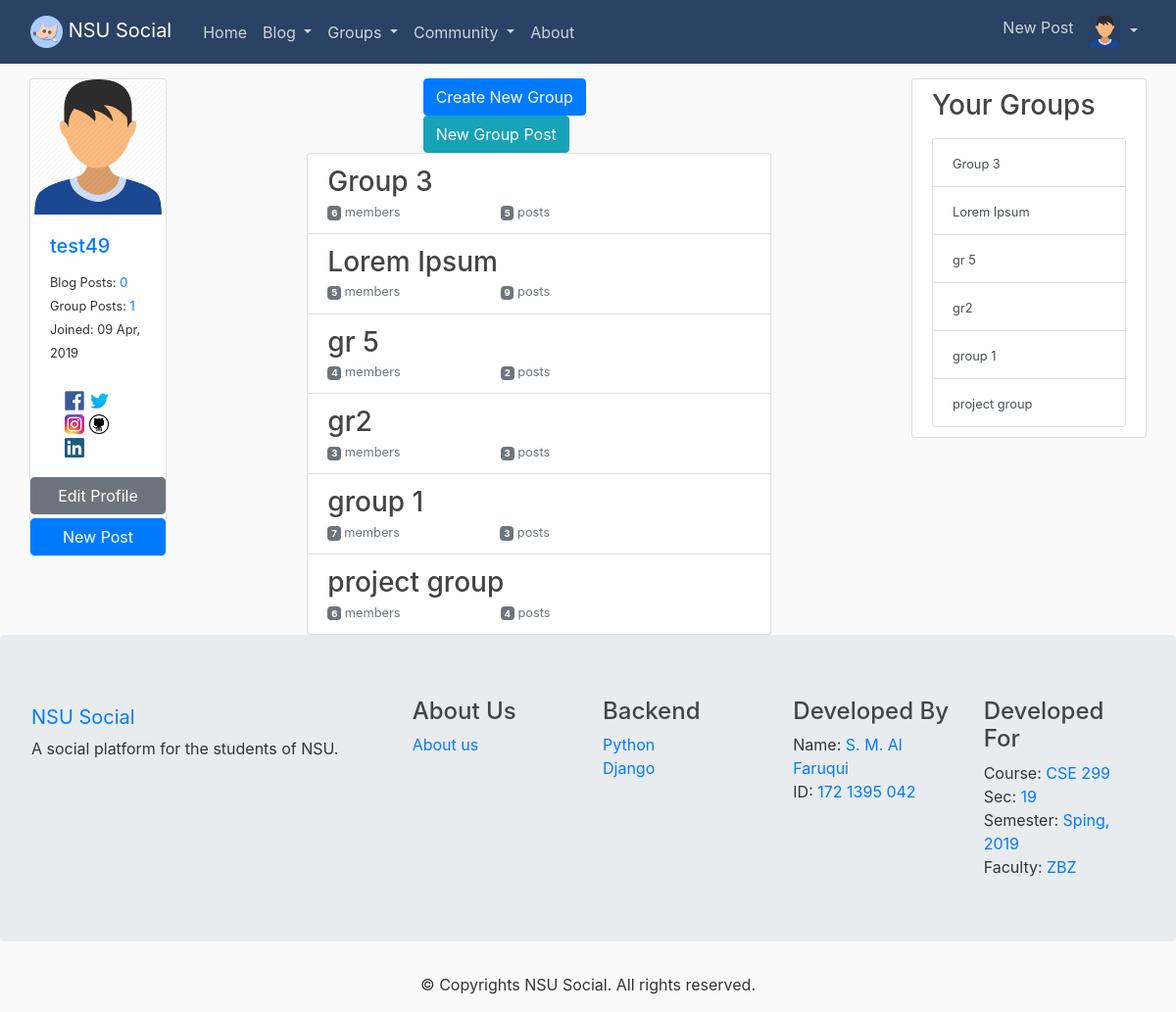
/groups/ (signed in), run on the app's committed database.
### users/models.py (models this page shows, shortened)
class Profile(models.Model):
    user = models.OneToOneField(User, on_delete=models.CASCADE)
    nsu_id = models.IntegerField(null = True)
    image = models.ImageField(default='profile_pics/default.jpg', upload_to='profile_pics')
    status = models.CharField(max_length = 100, default = 'Status')
    bio = models.TextField(default = 'Bio')
    date_registered = models.DateTimeField(default=timezone.now)
    fb_link = models.URLField(default = 'https://www.facebook.com/')
    insta_link = models.URLField(default = 'https://www.instagram.com/')
    git_link = models.URLField(default = 'https://github.com/')
    linkedin_link = models.URLField(default = 'https://bd.linkedin.com/')
    twitter_link = models.URLField(default = 'https://twitter.com/')

### groups/models.py (models this page shows, shortened)
class Group(models.Model):
    name = models.CharField(max_length=255, unique=True)
    slug = models.SlugField(allow_unicode=True, unique=True)
    description = models.TextField(blank=True, default='')
    description_html = models.TextField(editable=False, default='', blank=True)
    members = models.ManyToManyField(User,through="GroupMember")
    class Meta:
        ordering = ["name"]

### groups/views.py (the view)
# urls.py: path('', views.ListGroups.as_view(), name="all"),
class ListGroups(LoginRequiredMixin, generic.ListView):
    model = Group

### groups/templates/groups/group_list.html (shortened to what this page needs)
{% extends "groups/group_base.html" %}
{% block pregroup %}
<div class="container col-md-5">
	{% if user.is_authenticated %}
	<a href="{% url 'groups:create' %}" class="btn btn-primary" role="button"> Create New Group</a>
	<a href="{% url 'posts:create' %}" class="btn btn-info" role="button"> New Group Post</a>
	{% endif %}
</div>
{% endblock %}
{% block group_content %}
<div class="container col-md-10">
<div class="col-md-12">
	<div class="list-group">
		{% for group in object_list %}
		<a href="{% url 'groups:single' slug=group.slug %}"
		class="list-group-item list-group-item-action flex-column align-items-start">
			<h3 class="mb-1">{{ group.name }}</h3>
			<div class="d-flex w-40 justify-content-between">
				<small class="text-muted"><span class="badge badge-secondary">
					{{ group.members.count }}</span> member{{ group.members.count|pluralize }}</small>
				<small class="text-muted"><span class="badge badge-secondary">
					{{ group.posts.count }}</span> post{{ group.posts.count|pluralize }}</small>
			</div>
		</a>
		{% endfor %}
	</div>
</div>
</div>
{% endblock %}
{% block group_side %}
<div class="container">
  <div class="content-section">
    <h3>Your Groups</h3>
    <p class='text-muted'>
      <ul class="list-group">
	{% for group in object_list %}
		{% if user in group.members.all %}
		<a href="{% url 'groups:single' slug=group.slug %}"
		class="list-group-item list-group-item-action flex-column align-items-start">
			<small class="mb-0">{{ group.name }}</small>
		</a>
		{% endif %}
	{% endfor %}
</div>
</div>
{% endblock %}

### blog/templates/blog/base.html (shortened to what this page needs)
{% load static %}
<!DOCTYPE html>
<html>
<head>
    <link rel="stylesheet" href="https://maxcdn.bootstrapcdn.com/bootstrap/4.0.0/css/bootstrap.min.css">
    <link rel="stylesheet" type="text/css" href="{% static 'blog/main.css' %}">
</head>
<body>
<header class="site-header">
  <nav class="navbar navbar-expand-md navbar-dark bg-steel fixed-top">
    <div class="container-fluid">
      <a class="navbar-brand mr-4" href="{% url 'blog-home' %}">
        <img src="{% static 'blog/icon.png' %}" height="33px">  NSU Social</a>
      <div class="collapse navbar-collapse" id="navbarToggle">
        <div class="navbar-nav mr-auto">
          <a class="nav-item nav-link" href="{% url 'blog-home' %}">Home</a>
          {% if user.is_authenticated %}
            <li class="nav-item dropdown">
              <a class="nav-link dropdown-toggle" href="#" id="navbardrop" data-toggle="dropdown">
                Blog
              </a>
            </li>
            <li class="nav-item dropdown">
              <a class="nav-link dropdown-toggle" href="{% url 'groups:all' %}" id="navbardrop" data-toggle="dropdown">
                Groups
              </a>
            </li>
            <li class="nav-item dropdown">
              <a class="nav-link dropdown-toggle" href="#" id="navbardrop" data-toggle="dropdown">
                Community
              </a>
            </li>
          {% endif %}
          <a class="nav-item nav-link" href="{% url 'blog-about' %}">About</a>
        </div>
        <div class="navbar-nav">
          {% if user.is_authenticated %}
            <a class="nav-item nav-link" href="{% url 'profile' %}"></a>
            <a class="nav-item nav-link" href="{% url 'post-create' %}">New Post</a>
            <li class="nav-item dropdown">
              <a class="nav-link dropdown-toggle" href="#" id="navbardrop" data-toggle="dropdown">
                <img src="{{ user.profile.image.url }}" height="33px">
              </a>
            </li>
          {% else %}
            <a class="nav-item nav-link" href="{% url 'login' %}">Login</a>
            <a class="nav-item nav-link" href="{% url 'register' %}">Register</a>
          {% endif %}
        </div>
      </div>
    </div>
  </nav>
</header>
    <main role="main" class="container-fluid">
      <div class="row">
        <div class=" col-md-2">
          <div class="container">
            {% if user.is_authenticated %}
              <div class="card">
                <img class="card-img-top" src="{{ user.profile.image.url }}" alt="Card image cap">
                <div class="card-body">
                  <h5 class="card-title"><a href="{% url 'user-detail' user.profile.id %}">{{ user.username }}</a></h5>
                  <small>Blog Posts: <a href="{% url 'user-posts' user.username %}">{{ user.post.count }}</a></small><br>
                  <small>Group Posts: <a href="{% url 'posts:for_user' username=user.username %}">{{ user.posts.count }}</a></small><br>
                  <small>Joined: {{ user.profile.date_registered|date:"d M, Y"  }}</small><br>
                  <br>
                  <div class="container">
                    <a href="{{ user.profile.fb_link }}">
                      <img src="{% static 'logo/fblogo.png' %}" height="20px"  alt="">
                    </a>
                    <a href="{{ user.profile.twitter_link }}">
                      <img src="{% static 'logo/twitter.jpg' %}" height="20px"  alt="">
                    </a>
                    <a href="{{ user.profile.insta_link }}">
                      <img src="{% static 'logo/insta.png' %}" height="20px"  alt="">
                    </a>
                    <a href="{{ user.profile.git_link }}">
                      <img src="{% static 'logo/git.png' %}" height="20px"  alt="">
                    </a>
                    <a href="{{ user.profile.linkedin_link }}">
                      <img src="{% static 'logo/linkedin.png' %}" height="20px"  alt="">
                    </a>
                  </div>
                </div class="container">
                <a href="{% url 'editprofile' %}" class="btn btn-secondary mb-1">Edit Profile</a>
                <a href="{% url 'post-create' %}" class="btn btn-primary">New Post</a>
              </div>
            {% endif %}
          </div>
        </div>
        <div class="col-md-7">
          <div class="container">
            {% block content %}{% endblock %}
          </div>
        </div>
        <div class="col-md-3">
          {% block side_content %}{% endblock %}
        </div>
      </div>
    </main>
    <footer class="footer">
       <div class="container-flow jumbotron">
         <div class="row">
           <div class="col-md-12 col-lg-4">
             <div class="footer-logo">
               <a class="navbar-brand" href="#">NSU Social</a>
               <p>A social platform for the students of NSU.</p>
             </div>
           </div>
           <div class="col-sm-6 col-md-3 col-lg-2">
             <div class="list-menu">
               <h4>About Us</h4>
               <ul class="list-unstyled">
                 <li><a href="{% url 'blog-about' %}">About us</a></li>
               </ul>
             </div>
           </div>
           <div class="col-sm-6 col-md-3 col-lg-2">
             <div class="list-menu">
               <h4>Backend</h4>
               <ul class="list-unstyled">
                 <li><a href="#">Python</a></li>
                 <li><a href="#">Django</a></li>
               </ul>
             </div>
           </div>
           <div class="col-sm-6 col-md-3 col-lg-2">
             <div class="list-menu">
               <h4>Developed By</h4>
               <ul class="list-unstyled">
                 <li>Name: <a href="{% url 'user-detail' 10 %}">S. M. Al Faruqui</a></li>
                 <li>ID: <a href="#">172 1395 042</a></li>
               </ul>
             </div>
           </div>
           <div class="col-sm-6 col-md-3 col-lg-2">
             <div class="list-menu">
               <h4>Developed For</h4>
               <ul class="list-unstyled">
                 <li>Course: <a href="#">CSE 299</a></li>
                 <li>Sec: <a href="#">19</a></li>
                 <li>Semester: <a href="#">Sping, 2019</a></li>
                 <li>Faculty: <a href="#">ZBZ</a></li>
               </ul>
             </div>
           </div>
         </div>
       </div>
       <div class="copyrights">
         <div class="container text-center">
           <p>&copy; Copyrights NSU Social. All rights reserved.</p>
         </div>
       </div>
     </footer>
</body>
</html>

### blog/static/blog/main.css (style rules this page uses)
body { background: #fafafa; color: #333333; margin-top: 5rem; }
h1, h2, h3, h4, h5, h6 { color: #444444; }
ul { margin: 0; }
.bg-steel { background-color: #2a4263; }
.site-header .navbar-nav .nav-link { color: #cbd5db; }
.content-section { background: #ffffff; padding: 10px 20px; border: 1px solid #dddddd; border-radius: 3px; margin-bottom: 20px; }

### data on the page
Group: name "Group 3", members.count "6", posts.count "5"
Group: name "Lorem Ipsum", members.count "5", posts.count "9"
Group: name "gr 5", members.count "4", posts.count "2"
Group: name "gr2", members.count "3", posts.count "3"
Group: name "group 1", members.count "7", posts.count "3"
Group: name "project group", members.count "6", posts.count "4"

### other printed values
{{ user.username }} "test49"
{{ user.post.count }} "0"
{{ user.posts.count }} "1"
{{ user.profile.date_registered|date:"d M, Y" }} "09 Apr, 2019"
